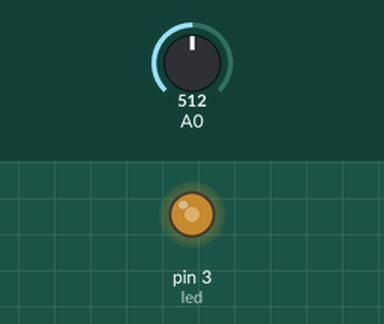
A sketch run on a simulated Arduino Uno, built with avr-gcc and run on an emulated ATmega328P. Parts: output pins drawn as LEDs (lit = HIGH). Inputs (shaded band) come from the test bench; at power-on: A0 = 512.

Above: at 1.2 s.
1.3 s: A0 set to 716
At 2.1 s:
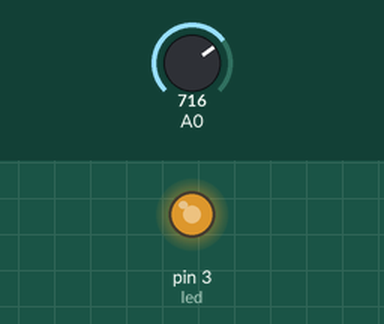
2.8 s: A0 set to 900
At 3.4 s:
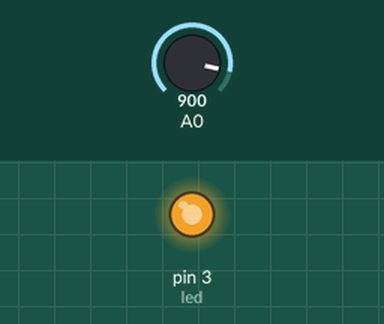
4.3 s: A0 set to 122
At 4.6 s:
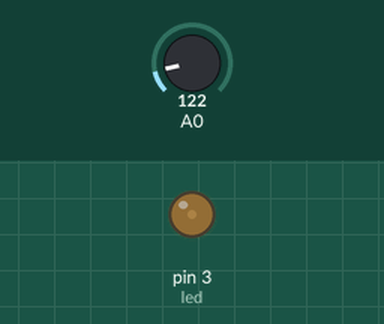
5.8 s: A0 set to 0
At 7.0 s:
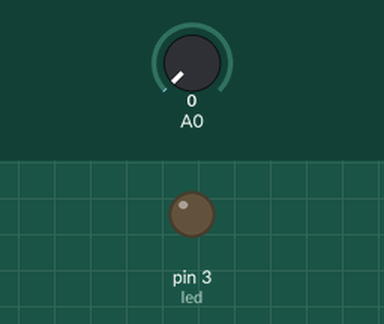
7.3 s: A0 set to 511
At 8.2 s:
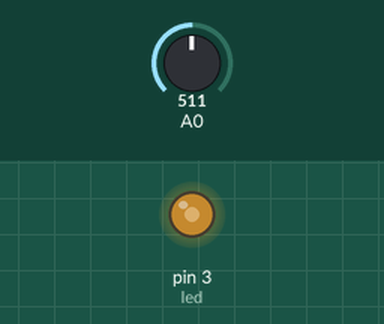
Timing chart, 0 to 9.8 s (numbered marks = the images above; inputs shaded):
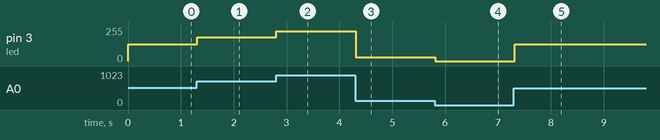

The sketch:

pwm.ino
```cpp
#define led 3
int v=0;

void setup() {

Serial.begin(9600);
pinMode(led,OUTPUT);

}


void loop() {

  v=analogRead(A0);
  v=map(v,0,1023,0,255);
  analogWrite(led,v);
  delay(15);

}
```

Measured:
- after the input at 1.3 s, pin 3 (led): 127/255 → 178/255 at once
- after the input at 2.8 s, pin 3 (led): 178/255 → 224/255 at once
- after the input at 4.3 s, pin 3 (led): 224/255 → 30/255 at once
- after the input at 5.8 s, pin 3 (led): 30/255 → 0/255 at once
- after the input at 7.3 s, pin 3 (led): 0/255 → 127/255 at once
